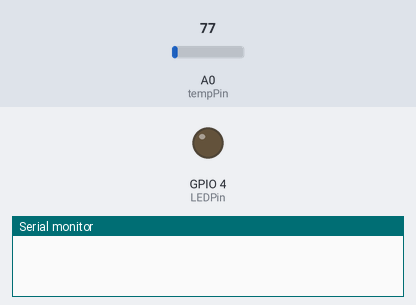
The sketch below on a simulated ESP8266 (NodeMCU). Parts: output pins drawn as LEDs (lit = HIGH), the last lines printed to the serial monitor. Inputs (shaded band) come from the test bench; at power-on: A0 (tempPin) = 77. WiFi joins after 1.5 s; servers stay silent unless stated; the local clock reads 2024-03-15 10:24:30 at power-on unless the sketch sets it; random numbers use the default seed unless the sketch sets one.

Above: at 0.1 s.
At 1.6 s:
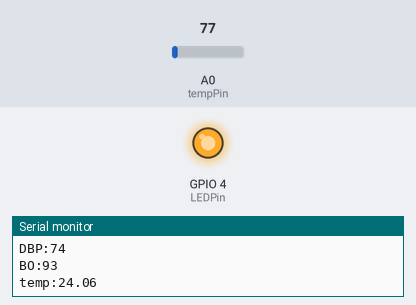
Timing chart, 0 to 3.1 s (numbered marks = the images above):
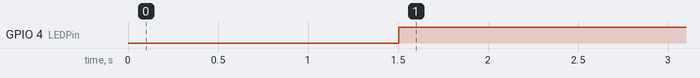

Measured:
- by itself, GPIO 4 (LEDPin): LOW → HIGH at 1.5 s

The sketch:

ES_project.ino
```cpp
#include <time.h>
#include <ESP8266WiFi.h>
int val;
int LEDPin = 4;
int tempPin = A0;
boolean temperature_flag = false;
boolean pulse_flag = false;
boolean BP_flag = false;
boolean BO_flag = false;
const char* ssid = "MmM";
const char* password = "091907143411";
void setup()
{
  pinMode(LEDPin, OUTPUT);
  //  digitalWrite(LEDPin, LOW);
  Serial.begin(9600);
  WiFi.begin(ssid, password);

  while (WiFi.status() != WL_CONNECTED) {
    delay(500);
    Serial.print(".");
  }
  Serial.println("");
  Serial.println("WiFi connected");
}
void loop()
{

    srand(time(0));

  // pulse //

    int pulse = (rand() % (120 - 50 + 1)) + 50;
    if (pulse < 60 || pulse > 100) {
      pulse_flag = true;
    }
    Serial.print("pulse:");
    Serial.println(pulse);

    // blood pressure //

    int SBP = (rand() % (145 - 110 + 1)) + 110; // Systolic Blood Pressure
    int DBP = (rand() % (95 - 70 + 1)) + 70; // Diastolic Blood Pressure

    if (SBP > 120 || DBP > 80) {
      BP_flag = true;
    }
    Serial.print("SBP:");
    Serial.println(SBP);
    Serial.print("DBP:");
    Serial.println(DBP);

    // blood oxygen //

    int BO = (rand() % (100 - 80 + 1)) + 80;
    if (BO < 95) {
      BO_flag = true;
    }
    Serial.print("BO:");
    Serial.println(BO);

    // temperature //

    val = analogRead(tempPin);
    // Convert the reading into voltage:
    float voltage = val * (3200 / 1024.0);
    // Convert the voltage into the temperature in degree Celsius:
    float temperature = voltage / 10;
    if (temperature < 36.5 || temperature > 37.5) {
      temperature_flag = true;
    }
    Serial.print("temp:");
    Serial.println(temperature);

    if (temperature_flag || BO_flag || BP_flag || pulse_flag) {
      digitalWrite(LEDPin, HIGH);
    }
    delay(1000 * 60); // delay one minute
    temperature_flag = false;
    pulse_flag = false;
    BP_flag = false;
    BO_flag = false;
}
```
